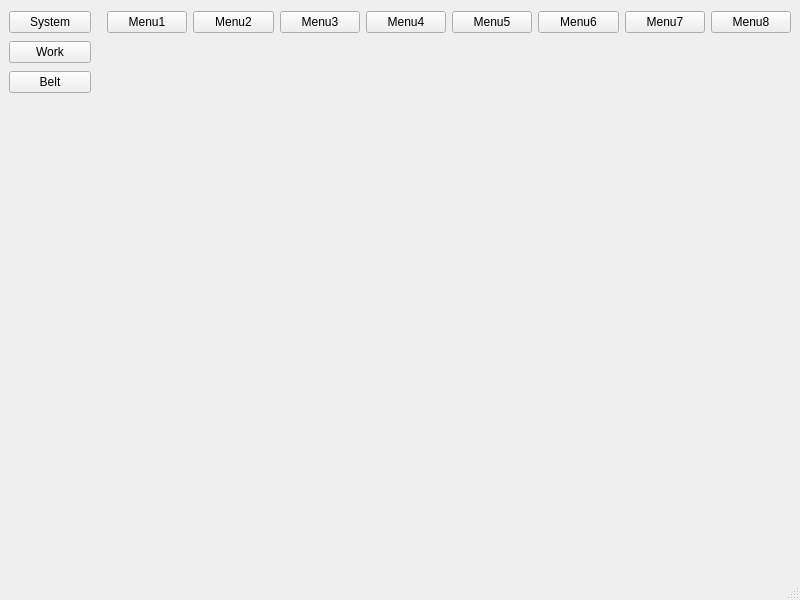
<?xml version="1.0" encoding="UTF-8"?>
<ui version="4.0">
 <class>MainWindow</class>
 <widget class="QMainWindow" name="MainWindow">
  <property name="geometry">
   <rect>
    <x>0</x>
    <y>0</y>
    <width>800</width>
    <height>600</height>
   </rect>
  </property>
  <property name="windowTitle">
   <string>MainWindow</string>
  </property>
  <widget class="QWidget" name="centralwidget">
   <widget class="QWidget" name="verticalLayoutWidget">
    <property name="geometry">
     <rect>
      <x>9</x>
      <y>9</y>
      <width>82</width>
      <height>89</height>
     </rect>
    </property>
    <layout class="QVBoxLayout" name="verticalLayout">
     <item>
      <widget class="CStateButton" name="btnSystem">
       <property name="text">
        <string>System</string>
       </property>
      </widget>
     </item>
     <item>
      <widget class="CStateButton" name="btnWork">
       <property name="text">
        <string>Work</string>
       </property>
      </widget>
     </item>
     <item>
      <widget class="CStateButton" name="btnBelt">
       <property name="text">
        <string>Belt</string>
       </property>
      </widget>
     </item>
    </layout>
   </widget>
   <widget class="QWidget" name="horizontalLayoutWidget">
    <property name="geometry">
     <rect>
      <x>107</x>
      <y>9</y>
      <width>684</width>
      <height>27</height>
     </rect>
    </property>
    <layout class="QHBoxLayout" name="horizontalLayout">
     <item>
      <widget class="CStateButton" name="btnScd1">
       <property name="text">
        <string>Menu1</string>
       </property>
      </widget>
     </item>
     <item>
      <widget class="CStateButton" name="btnScd2">
       <property name="text">
        <string>Menu2</string>
       </property>
      </widget>
     </item>
     <item>
      <widget class="CStateButton" name="btnScd3">
       <property name="text">
        <string>Menu3</string>
       </property>
      </widget>
     </item>
     <item>
      <widget class="CStateButton" name="btnScd4">
       <property name="text">
        <string>Menu4</string>
       </property>
      </widget>
     </item>
     <item>
      <widget class="CStateButton" name="btnScd5">
       <property name="text">
        <string>Menu5</string>
       </property>
      </widget>
     </item>
     <item>
      <widget class="CStateButton" name="btnScd6">
       <property name="text">
        <string>Menu6</string>
       </property>
      </widget>
     </item>
     <item>
      <widget class="CStateButton" name="btnScd7">
       <property name="text">
        <string>Menu7</string>
       </property>
      </widget>
     </item>
     <item>
      <widget class="CStateButton" name="btnScd8">
       <property name="text">
        <string>Menu8</string>
       </property>
      </widget>
     </item>
    </layout>
   </widget>
  </widget>
  <widget class="QMenuBar" name="menubar">
   <property name="geometry">
    <rect>
     <x>0</x>
     <y>0</y>
     <width>800</width>
     <height>28</height>
    </rect>
   </property>
  </widget>
  <widget class="QStatusBar" name="statusbar"/>
 </widget>
 <customwidgets>
  <customwidget>
   <class>CStateButton</class>
   <extends>QPushButton</extends>
   <header>cwidgetbutton.h</header>
  </customwidget>
 </customwidgets>
 <resources/>
 <connections/>
</ui>
